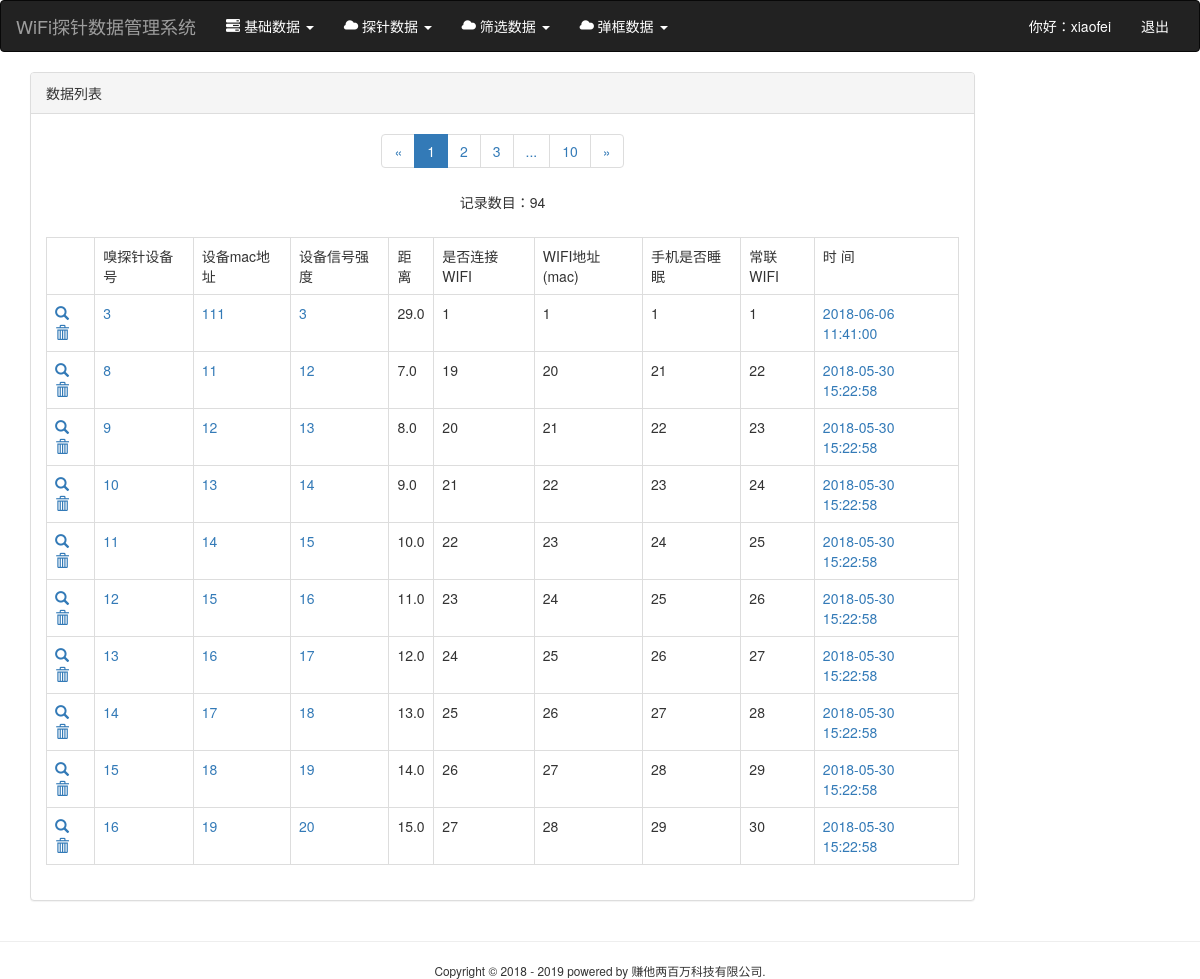
The page /sniffer_list (signed in) on the database its author committed.
### probe/models.py (models this page shows)
class SnifferDetail(models.Model):
    row_id = models.AutoField(primary_key=True)
    master_id = models.IntegerField()
    time = models.DateTimeField()
    router = models.CharField(max_length=100)
    mac = models.CharField(max_length=100)
    rssi = models.CharField(max_length=100)
    rssi1 = models.CharField(max_length=100)
    rssi2 = models.CharField(max_length=100)
    rssi3 = models.CharField(max_length=100)
    rssi4 = models.CharField(max_length=100)
    range = models.FloatField(max_length=100)
    ts = models.CharField(max_length=100)
    tc = models.CharField(max_length=100)
    tmc = models.CharField(max_length=100)
    ds = models.CharField(max_length=100)
    essid0 = models.CharField(max_length=100)
    essid1 = models.CharField(max_length=100)
    essid2 = models.CharField(max_length=100)
    essid3 = models.CharField(max_length=100)
    essid4 = models.CharField(max_length=100)
    essid5 = models.CharField(max_length=100)
    essid6 = models.CharField(max_length=100)
    def __str__(self):
        return self.router
    class Meta:
        ordering = ['-time']

### probe/views.py (the view)
# urls.py: path('sniffer_list', sniffer_list, name='sniffer_list'),
@login_required
def sniffer_list(req):
	sniffer_details = SnifferDetail.objects.all()
	context = get_sniffer_detail_list_common_data(req, sniffer_details)
	sniffer_path = req.get_full_path()
	context['sniffer_path'] = sniffer_path
	return render(req, 'probe/sniffer_list.html', context)

### probe/templates/probe/sniffer_list.html (shortened to what this page needs)
{% extends 'base.html' %}
{% load staticfiles %}
{% block content %}
<div class="container">
	<div class="row">
		<div class="col-xs-12 col-sm-8 col-md-9 col-lg-10">
			<div class="panel panel-default">
				<div class="panel-heading">{% block blog_list_title %}数据列表{% endblock %}</div>
				<div class="paginator" style="text-align:center">
				<ul class="pagination">
					<li>
						{% if page_of_sniffer_details.has_previous %}
							<a href="?page={{ page_of_sniffer_details.previous_page_number }}" aria-label="Previous">
								<span aria-hidden="true">&laquo;</span>
							</a>
						{% else %}
							<span aria-hidden="true">&laquo;</span>
						{% endif %}
					</li>
					{% for page_num in page_range %}
						{% if page_num == page_of_sniffer_details.number %}
							<li class="active"><span>{{ page_num }}</span></li>
						{% else %}
							{% if page_num == '...' %}
								<li><span>{{ page_num }}</span></li>
							{% else %}
								<li><a href="?page={{ page_num }}">{{ page_num }}</a></li>
							{% endif %}
						{% endif %}
					{% endfor %}
					<li>
						{% if page_of_sniffer_details.has_next %}
							<a href="?page={{ page_of_sniffer_details.next_page_number }}" aria-label="Next">
								<span aria-hidden="true">&raquo;</span>
							</a>
						{% else %}
							<span aria-hidden="true">&raquo;</span>
						{% endif %}
					</li>
				</ul>
				<p>
					记录数目：{{ page_of_sniffer_details.paginator.count }}
				</p>
			</div>
				<div class="panel-body">
					<table class="table table-bordered">
							<tr>
								<td></td>
								<td>嗅探针设备号</td>
								<td>设备mac地址</td>
								<td>设备信号强度</td>
								<td>距离</td>
								<td>是否连接WIFI</td>
								<td>WIFI地址(mac)</td>
								<td>手机是否睡眠</td>
								<td>常联WIFI</td>
								<td>时  间</td>
							</tr>
							{% for sniffer_detail in sniffer_details %}
							<tr>
								<td>
									<div class="btn-group btn-group-xs">
										<a href="{% url 'sniffer_detail' sniffer_detail.row_id %}">
											<span class="glyphicon glyphicon-search" aria-hidden="true"></span>
										</a>
										<a href="{% url 'sniffer_detail_delete' sniffer_detail.row_id %}">
											<span class="glyphicon glyphicon-trash" aria-hidden="true"></span>
										</a>
									</div>
								</td>
								<td><a href="{% url 'master_id_filter' sniffer_detail.master_id %}">{{ sniffer_detail.master_id }}</a></td>
								<td><a href="{% url 'mac_filter' sniffer_detail.mac %}">{{ sniffer_detail.mac }}</a></td>
								<td><a href="{% url 'rssi_filter' sniffer_detail.row_id %}"> {{ sniffer_detail.rssi }}</a></td>
								<td>{{ sniffer_detail.range }}</td>
								<td>{{ sniffer_detail.tc }}</td>
								<td>{{ sniffer_detail.tmc }}</td>
								<td>{{ sniffer_detail.ds }}</td>
								<td>{{ sniffer_detail.essid0 }}</td>
								<td><a href="{% url 'time_single_filter' sniffer_detail.time.year sniffer_detail.time.month sniffer_detail.time.day %}">
									{{ sniffer_detail.time|date:"Y-m-d H:i:s" }}</a></td>
							</tr>
							{% empty %}
							<div class="blog">
								<h3 style="text-align: center">&---数据还在收集的路上，敬请期待---&</h3>
							</div>
							{% endfor %}
					</table>
				</div>
			</div>
		</div>
	</div>
</div>
{% endblock %}

### probe/templates/base.html (shortened to what this page needs)
<!doctype html>
{% load staticfiles %}
<html>
<head>
    <link rel="stylesheet" href="{% static 'bootstrap-3.3.7/css/bootstrap.min.css' %}">
	<link  rel="stylesheet" href="{% static 'css/base.css'%}">
</head>
<body>
<nav class="navbar navbar-inverse" >
	<div class="container-fluid">
		<div class="navbar-header">
			<a class="navbar-brand" href="{% url 'sniffer_list' %}">WiFi探针数据管理系统</a>
		</div>
		<div class="collapse navbar-collapse" id="bs-example-navbar-collapse-1">
			<ul class="nav navbar-nav">
				<li class="dropdown">
				<a href="#" class="dropdown-toggle" data-toggle="dropdown" role="button" aria-haspopup="true" aria-expanded="false" style="color:white;">
				<span class="glyphicon glyphicon glyphicon-tasks" aria-hidden="true"></span>
				基础数据 <span class="caret"></span></a>
				</li>
				<li class="dropdown">
					<a href="#" class="dropdown-toggle" data-toggle="dropdown" role="button" aria-haspopup="true" aria-expanded="false" style="color:white;">
					<span class="glyphicon glyphicon glyphicon-cloud" aria-hidden="true"></span>
					探针数据 <span class="caret"></span></a>
				</li>
				<li class="dropdown">
					<a href="#" class="dropdown-toggle" data-toggle="dropdown" role="button" aria-haspopup="true" aria-expanded="false" style="color:white;">
					<span class="glyphicon glyphicon glyphicon-cloud" aria-hidden="true"></span>
					筛选数据 <span class="caret"></span></a>
				</li>
				<li class="dropdown">
					<a href="#" class="dropdown-toggle" data-toggle="dropdown" role="button" aria-haspopup="true" aria-expanded="false" style="color:white;">
					<span class="glyphicon glyphicon glyphicon-cloud" aria-hidden="true"></span>
					弹框数据 <span class="caret"></span></a>
				</li>
			</ul>
			<ul class="nav navbar-nav navbar-right">
				{% if request.user.is_authenticated %}
					<li><a href="#" style="color:white;">你好：{{ request.user }}  </a> </li>
					<li><a href="{% url 'logout' %}" style="color:white;">退出</a></li>
					{% else %}
					<li>
					<a href="{% url 'login' %}" style="color:white;">登录</a>
					</li>
				{% endif %}
			</ul>
		</div>
	</div>
</nav>
{% block content %}
{% endblock %}
<div class="row img-rounded">
    <hr>
    <small>
        <div style="text-align: center;">
            Copyright © 2018 - 2019 powered by 赚他两百万科技有限公司.
        </div>
    </small>
</div>
</body>
</html>

### rows shown on the page
SnifferDetail: master_id "3", mac "111", rssi "3", range "29.0", tc "1", tmc "1", ds "1", essid0 "1", time "2018-06-06 11:41:00"
SnifferDetail: master_id "8", mac "11", rssi "12", range "7.0", tc "19", tmc "20", ds "21", essid0 "22", time "2018-05-30 15:22:58"
SnifferDetail: master_id "9", mac "12", rssi "13", range "8.0", tc "20", tmc "21", ds "22", essid0 "23", time "2018-05-30 15:22:58"
SnifferDetail: master_id "10", mac "13", rssi "14", range "9.0", tc "21", tmc "22", ds "23", essid0 "24", time "2018-05-30 15:22:58"
SnifferDetail: master_id "11", mac "14", rssi "15", range "10.0", tc "22", tmc "23", ds "24", essid0 "25", time "2018-05-30 15:22:58"
SnifferDetail: master_id "12", mac "15", rssi "16", range "11.0", tc "23", tmc "24", ds "25", essid0 "26", time "2018-05-30 15:22:58"
SnifferDetail: master_id "13", mac "16", rssi "17", range "12.0", tc "24", tmc "25", ds "26", essid0 "27", time "2018-05-30 15:22:58"
SnifferDetail: master_id "14", mac "17", rssi "18", range "13.0", tc "25", tmc "26", ds "27", essid0 "28", time "2018-05-30 15:22:58"
SnifferDetail: master_id "15", mac "18", rssi "19", range "14.0", tc "26", tmc "27", ds "28", essid0 "29", time "2018-05-30 15:22:58"
SnifferDetail: master_id "16", mac "19", rssi "20", range "15.0", tc "27", tmc "28", ds "29", essid0 "30", time "2018-05-30 15:22:58"

### other values the page prints
{{ request.user }} "xiaofei"
{{ page_num }} "1"
{{ page_num }} "2" "3" "10"
{{ page_num }} "..."
{{ page_of_sniffer_details.paginator.count }} "94"
